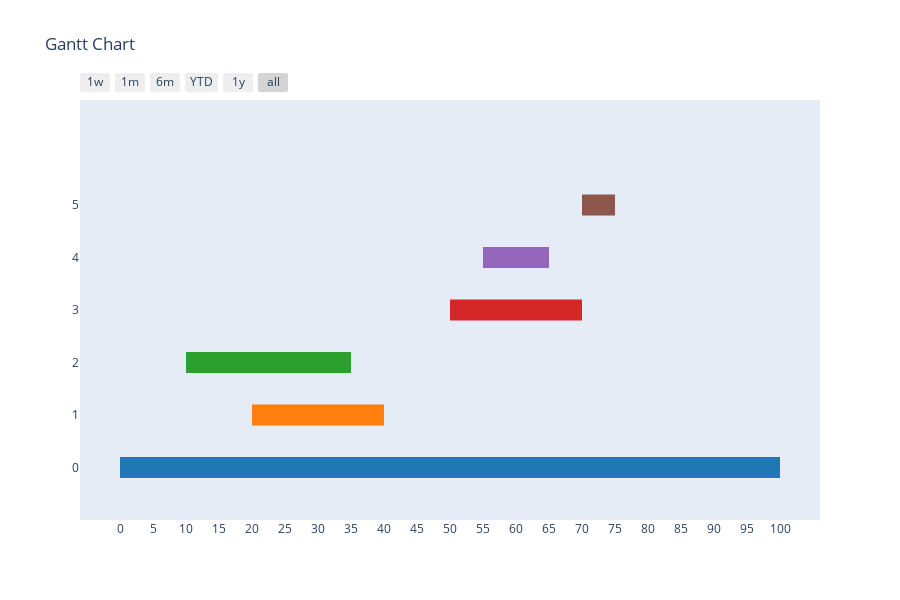

The notebook cell saved with this chart:
### Code cell
fig = ff.create_gantt(df)
fig.layout.xaxis.update({
        'tickvals' : date_ticks,
        'ticktext' : num_tick_labels
        })
fig.show()

### Figure 1 — Plotly figure (JSON) as saved in the notebook; plotly's stock layout.template omitted (floating-point values rounded to 4 significant figures)
{"data": [{"fill": "toself", "fillcolor": "rgb(140, 86, 75)", "hoverinfo": "name", "legendgroup": "rgb(140, 86, 75)", "mode": "none", "name": "5", "type": "scatter", "x": ["1971-03-12", "1971-03-17", "1971-03-17", "1971-03-12"], "y": [4.8, 4.8, 5.2, 5.2]}, {"fill": "toself", "fillcolor": "rgb(148, 103, 189)", "hoverinfo": "name", "legendgroup": "rgb(148, 103, 189)", "mode": "none", "name": "4", "type": "scatter", "x": ["1971-02-25", "1971-03-07", "1971-03-07", "1971-02-25"], "y": [3.8, 3.8, 4.2, 4.2]}, {"fill": "toself", "fillcolor": "rgb(214, 39, 40)", "hoverinfo": "name", "legendgroup": "rgb(214, 39, 40)", "mode": "none", "name": "3", "type": "scatter", "x": ["1971-02-20", "1971-03-12", "1971-03-12", "1971-02-20"], "y": [2.8, 2.8, 3.2, 3.2]}, {"fill": "toself", "fillcolor": "rgb(255, 127, 14)", "hoverinfo": "name", "legendgroup": "rgb(255, 127, 14)", "mode": "none", "name": "1", "type": "scatter", "x": ["1971-01-21", "1971-02-10", "1971-02-10", "1971-01-21"], "y": [0.8, 0.8, 1.2, 1.2]}, {"fill": "toself", "fillcolor": "rgb(31, 119, 180)", "hoverinfo": "name", "legendgroup": "rgb(31, 119, 180)", "mode": "none", "name": "0", "type": "scatter", "x": ["1971-01-01", "1971-04-11", "1971-04-11", "1971-01-01"], "y": [-0.2, -0.2, 0.2, 0.2]}, {"fill": "toself", "fillcolor": "rgb(44, 160, 44)", "hoverinfo": "name", "legendgroup": "rgb(44, 160, 44)", "mode": "none", "name": "2", "type": "scatter", "x": ["1971-01-11", "1971-02-05", "1971-02-05", "1971-01-11"], "y": [1.8, 1.8, 2.2, 2.2]}, {"legendgroup": "rgb(140, 86, 75)", "marker": {"color": "rgb(140, 86, 75)", "opacity": 0, "size": 1}, "mode": "markers", "name": "", "showlegend": false, "text": [null, null], "type": "scatter", "x": ["1971-03-12", "1971-03-17"], "y": [5, 5]}, {"legendgroup": "rgb(148, 103, 189)", "marker": {"color": "rgb(148, 103, 189)", "opacity": 0, "size": 1}, "mode": "markers", "name": "", "showlegend": false, "text": [null, null], "type": "scatter", "x": ["1971-02-25", "1971-03-07"], "y": [4, 4]}, {"legendgroup": "rgb(214, 39, 40)", "marker": {"color": "rgb(214, 39, 40)", "opacity": 0, "size": 1}, "mode": "markers", "name": "", "showlegend": false, "text": [null, null], "type": "scatter", "x": ["1971-02-20", "1971-03-12"], "y": [3, 3]}, {"legendgroup": "rgb(255, 127, 14)", "marker": {"color": "rgb(255, 127, 14)", "opacity": 0, "size": 1}, "mode": "markers", "name": "", "showlegend": false, "text": [null, null], "type": "scatter", "x": ["1971-01-21", "1971-02-10"], "y": [1, 1]}, {"legendgroup": "rgb(31, 119, 180)", "marker": {"color": "rgb(31, 119, 180)", "opacity": 0, "size": 1}, "mode": "markers", "name": "", "showlegend": false, "text": [null, null], "type": "scatter", "x": ["1971-01-01", "1971-04-11"], "y": [0, 0]}, {"legendgroup": "rgb(44, 160, 44)", "marker": {"color": "rgb(44, 160, 44)", "opacity": 0, "size": 1}, "mode": "markers", "name": "", "showlegend": false, "text": [null, null], "type": "scatter", "x": ["1971-01-11", "1971-02-05"], "y": [2, 2]}], "layout": {"height": 600, "hovermode": "closest", "showlegend": false, "title": {"text": "Gantt Chart"}, "xaxis": {"rangeselector": {"buttons": [{"count": 7, "label": "1w", "step": "day", "stepmode": "backward"}, {"count": 1, "label": "1m", "step": "month", "stepmode": "backward"}, {"count": 6, "label": "6m", "step": "month", "stepmode": "backward"}, {"count": 1, "label": "YTD", "step": "year", "stepmode": "todate"}, {"count": 1, "label": "1y", "step": "year", "stepmode": "backward"}, {"step": "all"}]}, "showgrid": false, "ticktext": [0, 5, 10, 15, 20, 25, 30, 35, 40, 45, 50, 55, 60, 65, 70, 75, 80, 85, 90, 95, 100], "tickvals": ["1971-01-01", "1971-01-06", "1971-01-11", "1971-01-16", "1971-01-21", "1971-01-26", "1971-01-31", "1971-02-05", "1971-02-10", "1971-02-15", "1971-02-20", "1971-02-25", "1971-03-02", "1971-03-07", "1971-03-12", "1971-03-17", "1971-03-22", "1971-03-27", "1971-04-01", "1971-04-06", "1971-04-11"], "type": "date", "zeroline": false}, "yaxis": {"autorange": false, "range": [-1, 7], "showgrid": false, "ticktext": [0, 1, 2, 3, 4, 5], "tickvals": [0, 1, 2, 3, 4, 5], "zeroline": false}}}
